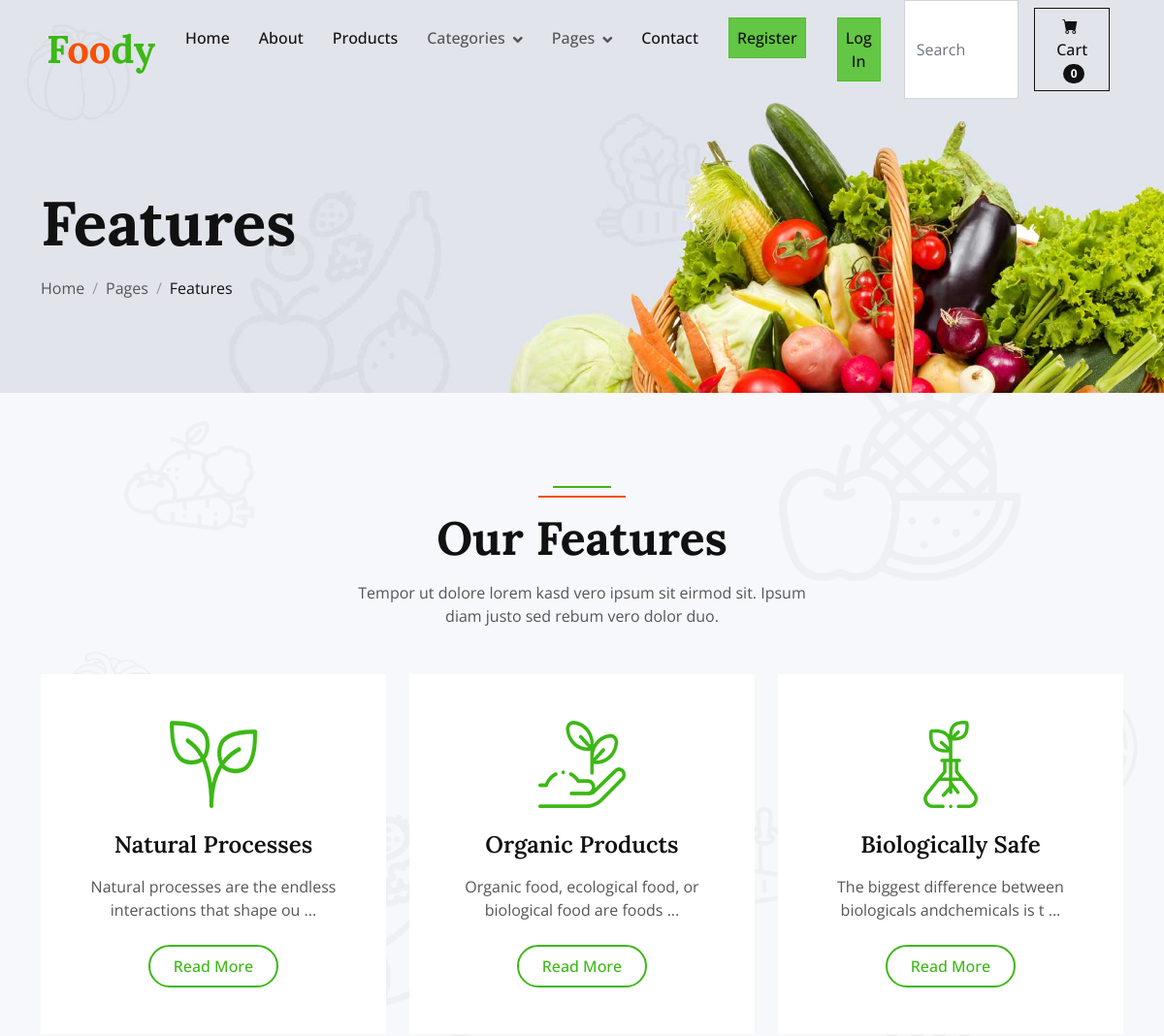
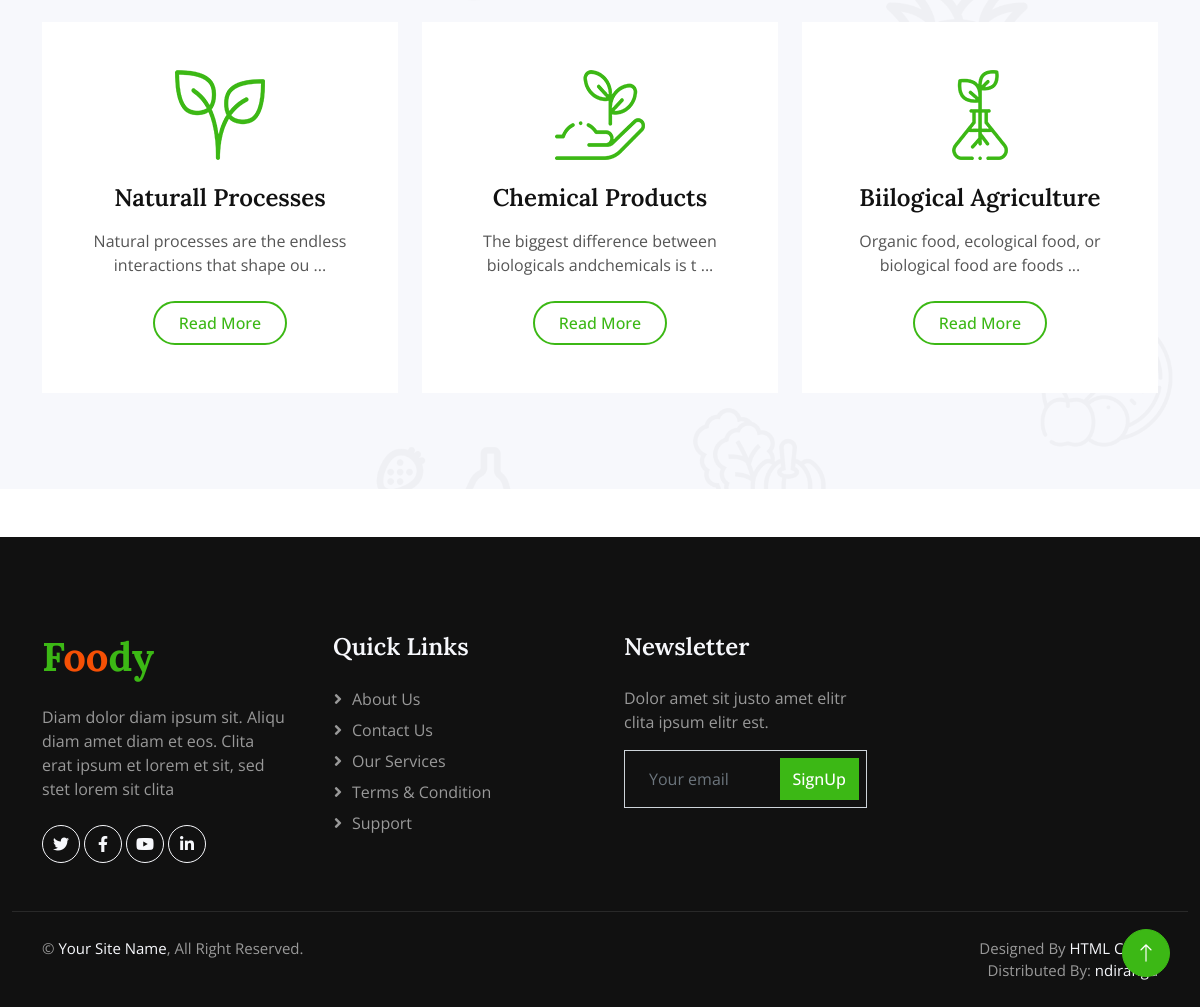
The app's page /features/ with its own data (2 pictures, top to bottom).
### Store/models.py (models this page shows, shortened)
class Features(models.Model):
    image = models.ImageField(upload_to='uploads/features', default='uploads/features/feature.jpg')
    title = models.CharField(blank=False, null=False, max_length=100)
    description = models.CharField(blank=False, null=False, max_length=10000)

### Store/views.py (the view)
# urls.py: path("features/", views.features, name="features"),
def features(request):
    feature = Features.objects.all()
    return render(request, "feature.html", {'navbar':'features', 'feature': feature})

### Basket/cart.py (called while the page is built)
    def __len__(self):
        return  len(self.cart)

### Basket/context_processor.py (called while the page is built)
def cart(request):
    return {'cart': Cart(request)}

### Store/templates/feature.html
{% extends 'layout.html' %}
{% load static %}
{% block body %}
    <div class="container-fluid page-header wow fadeIn" data-wow-delay="0.1s">
        <div class="container">
            <h1 class="display-3 mb-3 animated slideInDown">Features</h1>
            <nav aria-label="breadcrumb animated slideInDown">
                <ol class="breadcrumb mb-0">
                    <li class="breadcrumb-item"><a class="text-body" href="{% url 'Store:home' %}">Home</a></li>
                    <li class="breadcrumb-item"><a class="text-body" href="#">Pages</a></li>
                    <li class="breadcrumb-item text-dark active" aria-current="page">Features</li>
                </ol>
            </nav>
        </div>
    </div>
    <div class="container-fluid bg-light bg-icon py-6">
        <div class="container">
            <div class="section-header text-center mx-auto mb-5 wow fadeInUp" data-wow-delay="0.1s" style="max-width: 500px;">
                <h1 class="display-5 mb-3">Our Features</h1>
                <p>Tempor ut dolore lorem kasd vero ipsum sit eirmod sit. Ipsum diam justo sed rebum vero dolor duo.</p>
            </div>
            <div class="row g-4">
                {% for f in feature %}
                    <div class="col-lg-4 col-md-6 wow fadeInUp" data-wow-delay="0.3s">
                     <div class="bg-white text-center h-100 p-4 p-xl-5">
                        <img class="img-fluid mb-4" src="/media/{{ f.image }}" alt="">
                        <h4 class="mb-3">{{ f.title }}</h4>
                        <p class="mb-4">{{ f.description|slice:":60" }} ...</p>
                        <a class="btn btn-outline-primary border-2 py-2 px-4 rounded-pill" href="{% url 'Store:featuredetails' f.id %}">Read More</a>
                     </div>
                    </div>
                {% endfor %}
            </div>
        </div>
    </div>
{% endblock %}

### Store/static/css/style.css (style rules this page uses)
:root { --primary: #3CB815; --secondary: #F65005; --light: #F7F8FC; --dark: #111111; }
.py-6 { padding-top: 6rem; padding-bottom: 6rem; }
.bg-icon { background: url(../img/bg-icon.png) center center repeat; background-size: contain; }
.btn { font-weight: 500; transition: .5s; }
.page-header { padding-top: 12rem; padding-bottom: 6rem; background: url(../img/carousel-1.jpg) top right no-repeat; background-size: cover; }
.breadcrumb-item+.breadcrumb-item::before { color: #999999; }
.section-header { position: relative; padding-top: 25px; }
.section-header::before { position: absolute; content: ""; width: 60px; height: 2px; top: 0; left: 50%; transform: translateX(-50%); background: var(--primary); }
.section-header::after { position: absolute; content: ""; width: 90px; height: 2px; top: 10px; left: 50%; transform: translateX(-50%); background: var(--secondary); }

### records on screen
Features: image (picture), title "Natural Processes", description "Natural processes are the endless interactions that shape ou"
Features: image (picture), title "Organic Products", description "Organic food, ecological food, or biological food are foods"
Features: image (picture), title "Biologically Safe", description "The biggest difference between biologicals andchemicals is t"
Features: image (picture), title "Naturall Processes", description "Natural processes are the endless interactions that shape ou"
Features: image (picture), title "Chemical Products", description "The biggest difference between biologicals andchemicals is t"
Features: image (picture), title "Biilogical Agriculture", description "Organic food, ecological food, or biological food are foods"

### other values on screen
{{ cart|length }} "0"
